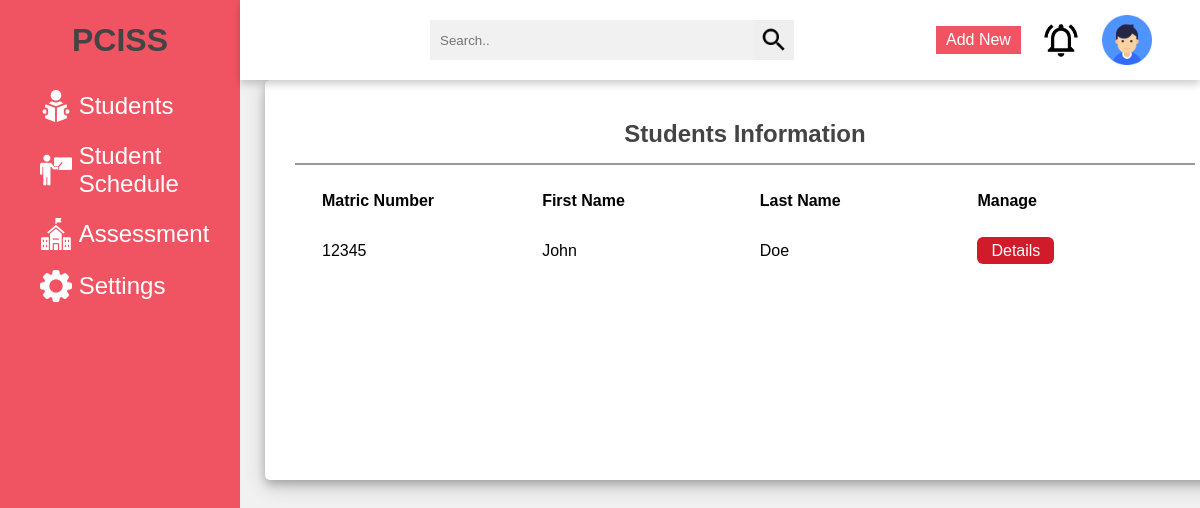
The page /studentprofile.php on the database its author committed.
### tables this page shows
CREATE TABLE `student` (
  `matric_number` varchar(50) NOT NULL,
  `student_fname` text NOT NULL,
  `student_lname` text NOT NULL,
  `email` varchar(60) NOT NULL,
  `password` varchar(20) NOT NULL
);

### studentprofile.php (the view, shortened to what this page needs)
<!DOCTYPE html>
<html lang="en">
<head>
    <link rel="stylesheet" href="studentprofilestyle.css">
</head>
<body>
    <div class="side-menu">
        <div class="brand-name">
            <h1>PCISS</h1>
        </div>
        <ul>
            <li><a href ="studentprofile.php" target="_self" ><img src="image/reading-book (1).png" alt="">&nbsp;<span>Students</span></a> </li>
            <li><a href ="studentschedule.html" target="_self" ><img src="image/teacher2.png" alt="">&nbsp;<span>Student Schedule</span></a> </li>
            <li><a href ="studentassessment.php" target="_self" ><img src="image/school.png" alt="">&nbsp;<span>Assessment</span></a> </li>
            <li><a href ="settings.html" target="_self" ><img src="image/settings.png" alt="">&nbsp;<span>Settings</span></a> </li>
        </ul>
    </div>
    <div class="container">
        <div class="header">
            <div class="nav">
                <div class="search">
                    <input type="text" placeholder="Search..">
                    <button type="submit"><img src="image/search.png" alt=""></button>
                </div>
                <div class="user">
                    <a href="#" class="btn">Add New</a>
                    <img src="image/notifications.png" alt="">
                    <div class="img-case">
                        <img src="image/user.png" alt="">
                    </div>
                </div>
            </div>
        </div>
        <div class="content">
            <div class="content-2">
                <div class="staff-details">
                    <div class="title">
                        <h2>Students Information</h2>
                    </div>
                    <table>
                    <thead>
			            <tr>
                            <th>Matric Number</th>
                            <th>First Name</th>
                            <th>Last Name</th>
                            <th>Manage</th>
			            </tr>
		            </thead>
                    <tbody>
                    <?php
                        include 'conn.php';
                        $sql = "SELECT * FROM student";
                        $result = $conn->query($sql) or die($conn->error);
                        while($row = $result->fetch_assoc())
                        {
                        ?>
                            <tr>
                                <td><?php echo $row['matric_number'] ?></td>
                                <td><?php echo $row['student_fname'] ?></td>
                                <td><?php echo $row['student_lname'] ?></td>
                                <td>
                                    <a class='btnupdate' href="coviddetails.php?matric_number=<?php echo $row["matric_number"]; ?>" >Details</a>
                                </td>
                            </tr>
                        <?php
                        }
                    ?>
                    </tbody>
                    </table>
                </div>
            </div>
        </div>
    </div>
</body>
</html>

### studentprofilestyle.css (style rules this page uses)
* { margin: 0; padding: 0; box-sizing: border-box; font-family: 'Poppins', sans-serif; }
body { min-height: 100vh; }
a { text-decoration: none; }
li { list-style: none; }
h1, h2 { color: #444; }
.btn { background: #f05462; color: white; padding: 5px 10px; text-align: center; }
.btnupdate { background: #d11a2a; color: white; padding: 5px 14px; text-align: center; border-radius: 6px; }
.title { display: flex; align-items: center; justify-content: space-around; padding: 15px 10px; border-bottom: 2px solid #999; }
table { padding: 10px; }
th, td { text-align: left; padding: 15px; width: 20vw; }
.side-menu { position: fixed; background: #f05462; width: 20vw; min-height: 100vh; display: flex; flex-direction: column; }
.side-menu .brand-name { height: 10vh; display: flex; align-items: center; justify-content: center; }
.side-menu li a { font-size: 24px; padding: 10px 40px; color: white; display: flex; align-items: center; }
.container { position: absolute; right: 0; width: 80vw; height: 100vh; background: #f1f1f1; }
.container .header { position: fixed; top: 0; right: 0; width: 80vw; height: 10vh; background: white; display: flex; align-items: center; justify-content: center; box-shadow: 0 4px 8px 0 rgba(0, 0, 0, 0.2); z-index: 1; }
.container .header .nav { width: 90%; display: flex; align-items: center; }
.container .header .nav .search { flex: 3; display: flex; justify-content: center; }
.container .header .nav .search input[type=text] { border: none; background: #f1f1f1; padding: 10px; width: 50%; }
.container .header .nav .search button { width: 40px; height: 40px; border: none; display: flex; align-items: center; justify-content: center; }
.container .header .nav .search button img { width: 30px; height: 30px; }
.container .header .nav .user { flex: 1; display: flex; justify-content: space-between; align-items: center; }
.container .header .nav .user img { width: 40px; height: 40px; }
.container .header .nav .user .img-case { position: relative; width: 50px; height: 50px; }
.container .header .nav .user .img-case img { position: absolute; top: 0; left: 0; width: 100%; height: 100%; }
.container .content { position: relative; margin-top: 10vh; min-height: 90vh; background: #f1f1f1; }
.container .content .content-2 { min-height: 50vh; flex: 5; background: white; margin: 0 25px 25px 25px; box-shadow: 0 4px 8px 0 rgba(0, 0, 0, 0.2), 0 6px 20px 0 rgba(0, 0, 0, 0.19); display: flex; flex-direction: column; width: 100%; padding: 25px 30px; border-radius: 5px; }

### rows shown on the page
student: matric_number "12345", student_fname "John", student_lname "Doe"
